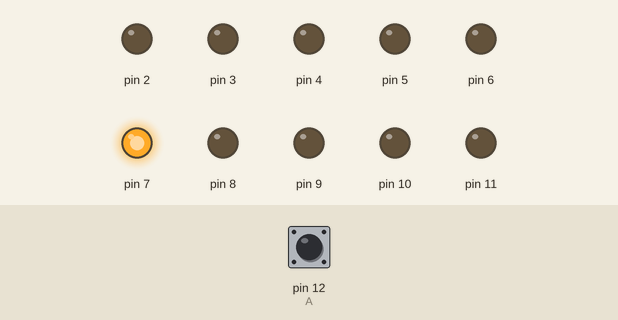
Simulated run of this sketch. Board: Arduino Uno, built with avr-gcc and run on an emulated ATmega328P. On the bench: output pins drawn as LEDs (lit = HIGH). Dashed ring = blinking. Inputs (shaded band) come from the test bench; at power-on: pin 12 (A) LOW.

Above: at 1.2 s.
1.3 s: pin 12 (A) driven HIGH
At 1.3 s:
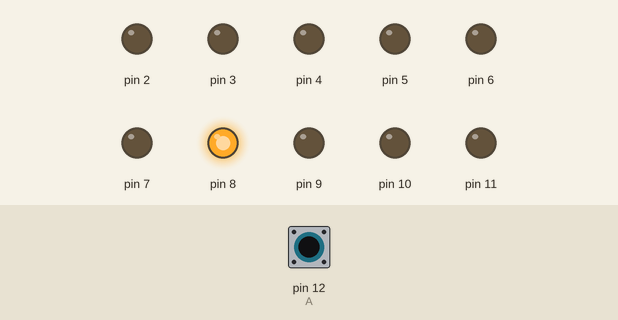
At 1.7 s:
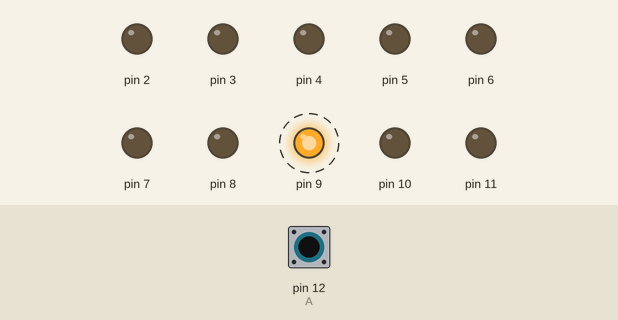
4.3 s: pin 12 (A) driven LOW
At 4.5 s:
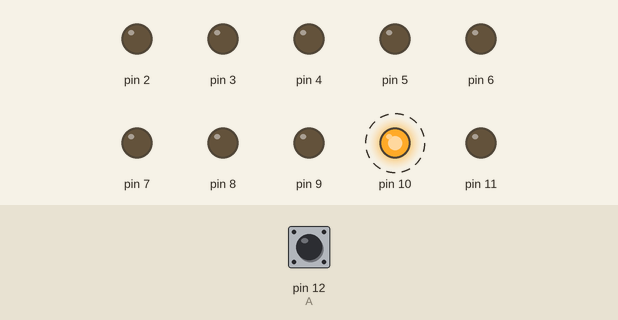
7.3 s: pin 12 (A) pulsed HIGH 2 times (0.12 s each, 0.3 s apart)
Timing chart, 0 to 16.9 s (numbered marks = the images above; inputs shaded):
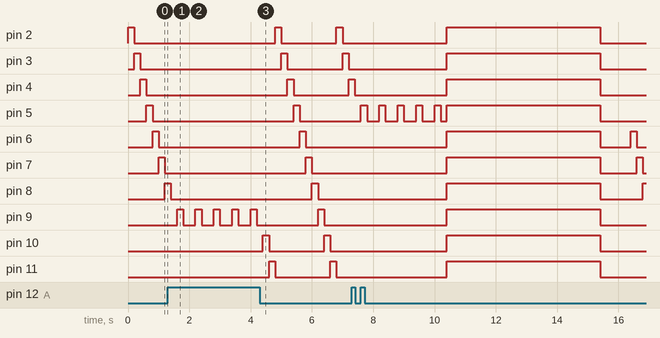

The sketch:

TurismoColecetividadPolaca.ino
```cpp
int A = 12;
int pulsador = 0;
int vueltasR = 0;
int vueltasV = 0;
int vueltas = 0;
int bandera = 0;
int intento1 = 0;
int intento2 = 0;
int intento3 = 0;

void setup()
{
    for (int x = 2; x <= 11; x++)
    {
        pinMode(x, OUTPUT);
    }
    pinMode(12, INPUT);
};

void reinicio()
{
    pulsador = 0;
    vueltasR = 0;
    vueltasV = 0;
    vueltas = 0;
    bandera = 0;
    intento1 = 0;
    intento2 = 0;
    intento3 = 0;
};

void parpadeoRojo(int x)
{ //funcion para parpadear
    while (vueltasR < 5)
    {                          //se repite elciclo for hasta llegar a 30 vueltas
        digitalWrite(13, LOW); // led Verde
        delay(200);
        digitalWrite(x, HIGH);
        delay(200);
        digitalWrite(x, LOW);
        delay(200);
        vueltasR++;
    }
    vueltasR = 0; //se reiniciala el contador de vuetlas
};

void parpadeoVerde()
{
    while (vueltasV < 5)
    { //se repite elciclo for hasta llegar a 30 vueltas
        digitalWrite(13, HIGH);
        delay(1000);
        digitalWrite(13, LOW);
        vueltasV++;
    }
    vueltasV = 0; //se reiniciala el contador de vuetlas
};

void parpadeoGanador()
{
    digitalWrite(13, HIGH);
    for (int x = 2; x <= 11; x++)
    {
        if (x % 2 == 0)
        {
            digitalWrite(x, HIGH);
        }
        else
        {
            digitalWrite(x, LOW);
        }
    }
    delay(2000);
    for (int x = 2; x <= 11; x++)
    {
        if (x % 2 == !0)
        {
            digitalWrite(x, HIGH);
        }
        else
        {
            digitalWrite(x, LOW);
        }
    }
    delay(2000);
    for (int x = 2; x <= 11; x++)
    {
        if (x % 2 == 0)
        {
            digitalWrite(x, HIGH);
        }
        else
        {
            digitalWrite(x, LOW);
        }
    }
    delay(2500);
    digitalWrite(13, LOW);
    delay(500);
    reinicio();
};

void parpadeoPerdedor()
{
    for (int x = 2; x <= 11; x++)
    {
        digitalWrite(x, HIGH);
    }
    delay(5000);
    for (int x = 2; x <= 11; x++)
    {
        digitalWrite(x, LOW);
    }
    delay(1000);
    reinicio();
};

void loop()
{
    for (int x = 2; x <= 11; x++)
    {                              //recorre las luces
        pulsador = digitalRead(A); // verifica el estado del pulsador
        if (pulsador == HIGH)
        {                    //si esta pulsado llama a parpadeo
            parpadeoRojo(x); //parpadeo es una funcion que activa y  descativa las luces cada 200ms
            if (vueltas == bandera)
            {
                bandera++;
                intento1 = x;
            }
            else if (bandera == 1)
            {
                bandera++;
                intento2 = x;
                if (intento1 == intento2)
                {
                    parpadeoVerde();
                    parpadeoRojo(x);
                }
                else
                {
                    parpadeoPerdedor();
                }
            }
            else if (bandera == 2)
            {
                if (intento2 == x)
                {
                    parpadeoGanador();
                }
                else
                {
                    parpadeoPerdedor();
                }
            }
        }
        else
        { //de lo contrario prende la siguiente luz una vez
            digitalWrite(x, HIGH);
            delay(200);
            digitalWrite(x, LOW);
        }
        pulsador = 0; //se resetea el valor del pulsador
    }
};
```

Measured:
- after the input at 1.3 s, pin 2, pin 10, pin 11: stops changing and stays LOW; pin 3: stays LOW (without the input it goes to HIGH after 0.90 s); pin 4: stays LOW (without the input it goes to HIGH after 1.1 s); pin 5: stays LOW (without the input it goes to HIGH after 1.3 s); pin 6: stays LOW (without the input it goes to HIGH after 1.5 s)
- after the input at 4.3 s, pin 2: alternates HIGH for 0.20 s and LOW for 1.8 s, starting after 0.50 s; pin 3: alternates HIGH for 0.20 s and LOW for 1.8 s, starting after 0.70 s; pin 4: LOW → HIGH after 0.90 s, → LOW 0.20 s later, → HIGH 1.8 s later; pin 5: LOW → HIGH after 1.1 s, → LOW 0.20 s later; pin 6: LOW → HIGH after 1.3 s, → LOW 0.20 s later
